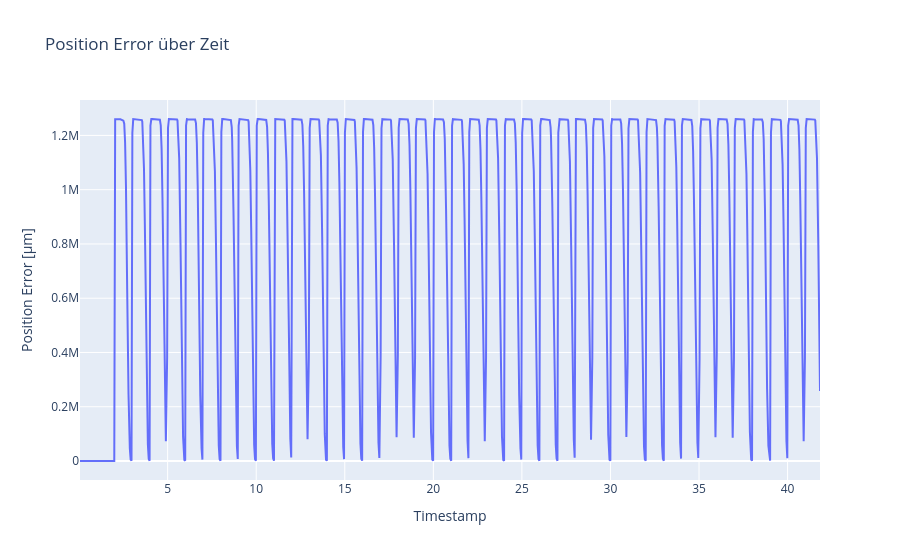

The code cell stored with this chart in its notebook:
### Markdown cell above
Plot distance error

### Code cell
act_j, com_j, timestamps = get_arrays()
pos_err, rpy_act, rpy_com = get_errors(act_j, com_j)

# 1) DataFrame anlegen
df = pd.DataFrame({
    'timestamp': timestamps,
    'error_um': pos_err
})

# 2) Interaktiven Linienplot
fig = px.line(
    df,
    x='timestamp',
    y='error_um',
    title="Position Error über Zeit",
    labels={
        'timestamp': 'Timestamp',
        'error_um': 'Position Error [µm]'
    }
)

# 3) Achsen-Datumsformat nach Wunsch
fig.update_xaxes(
    tickformat="%H:%M:%S\n%d-%m-%Y",
    # rangeslider_visible=True     # kleiner Slider unten für grobes Zoomen
)

fig.show()

### Figure 1 — Plotly figure (JSON) as saved in the notebook; plotly's stock layout.template omitted (floating-point values rounded to 4 significant figures; data arrays with more than 128 entries replaced by an {"elided": "..."} marker saying what was removed)
{"data": [{"hovertemplate": "Timestamp=%{x}<br>Position Error [µm]=%{y}<extra></extra>", "legendgroup": "", "line": {"color": "#636efa", "dash": "solid"}, "marker": {"symbol": "circle"}, "mode": "lines", "name": "", "orientation": "v", "showlegend": false, "type": "scatter", "x": {"elided": "573 float values"}, "xaxis": "x", "y": {"elided": "573 float values"}, "yaxis": "y"}], "layout": {"legend": {"tracegroupgap": 0}, "title": {"text": "Position Error über Zeit"}, "xaxis": {"anchor": "y", "domain": [0, 1], "tickformat": "%H:%M:%S\n%d-%m-%Y", "title": {"text": "Timestamp"}}, "yaxis": {"anchor": "x", "domain": [0, 1], "title": {"text": "Position Error [µm]"}}}}
